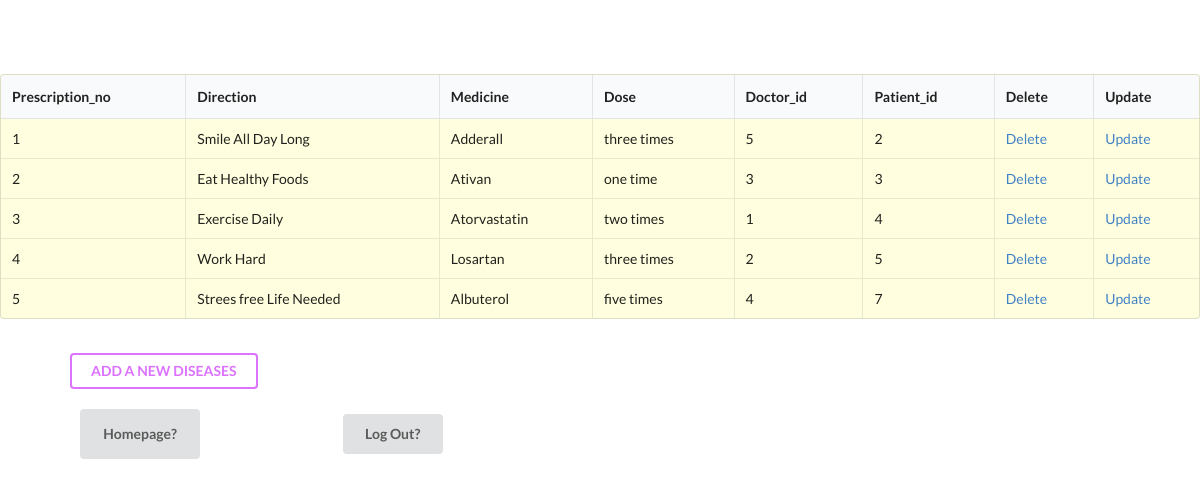
The app's page /opms_final/prescription_read.php with its own data.
### tables this page shows
CREATE TABLE `prescription` (
  `Prescription_no` int(11) NOT NULL,
  `Direction` varchar(1000) NOT NULL,
  `Medicine` varchar(100) NOT NULL,
  `Dose` varchar(100) NOT NULL,
  `Doctor_id` int(11) NOT NULL,
  `Patient_id` int(11) NOT NULL
);

### opms_final/prescription_read.php (the view, shortened to what this page needs)
<html>
<head>
    <link rel="stylesheet" href="https://cdnjs.cloudflare.com/ajax/libs/semantic-ui/2.4.1/semantic.min.css">
</head>
<body>
    <h1 style="text-align:center; color:white">PRESCRIPTION Information</h1>
<?php
	$connect = mysqli_connect( HOST, USER, PASS, DB )
		or die("Can not connect");
	$results = mysqli_query( $connect, "SELECT * FROM prescription" )
		or die("Can not execute query");
	echo "<table class='ui celled table' style='background-color:#FFFFE0'>\n";
	echo "<thead><tr><th>Prescription_no</th> <th>Direction</th> <th>Medicine</th> <th>Dose</th>  <th>Doctor_id</th> <th>Patient_id</th> <th>Delete</th> <th>Update</th></tr></thead><tbody> \n";
	while( $rows = mysqli_fetch_array( $results ) ) {
		extract( $rows );
		echo "<tr>";
		echo "<td> $Prescription_no </td>";
		echo "<td> $Direction </td>";
		echo "<td> $Medicine </td>";
        echo "<td> $Dose </td>";
		echo "<td> $Doctor_id </td>";
        echo "<td> $Patient_id </td>";
		echo "<td> <a href = 'prescription_delete.php?
        id=$Prescription_no'> Delete </a> </td>";
		echo "<td> <a href = 'prescription_update_input.php?id=$Prescription_no & dir=$Direction & me=$Medicine & d=$Dose & di=$Doctor_id & pi=$Patient_id'> Update </a> </td>";
		echo "</tr> \n";
	}
	echo "</tbody></table> \n";
	echo "<br><p style='margin: 0px 70px'><a href=prescription_input.php><button class='ui inverted purple button'>
  ADD A NEW DISEASES
</button></a></p>";
?>
    <br><a href="getin.php"><button style='margin: 0px 80px;height:50px; width:120px'class="ui Magenta button">Homepage?</button></a>
        <a href="logout.php"><button style='margin: 0px 60px;height:40px; width:100px' class='ui Lime button'>Log Out?</button></a>
</body>
</html>

### opms_final/prescription_read.php (style rules this page uses)
body { background-image: url('photo.jpg'); background-repeat: no-repeat; background-attachment: fixed; background-size: 100% 100%; }

### records on screen
prescription: Prescription_no "1", Direction "Smile All Day Long", Medicine "Adderall", Dose "three times", Doctor "5", Patient "2"
prescription: Prescription_no "2", Direction "Eat Healthy Foods", Medicine "Ativan", Dose "one time", Doctor "3", Patient "3"
prescription: Prescription_no "3", Direction "Exercise Daily", Medicine "Atorvastatin", Dose "two times", Doctor "1", Patient "4"
prescription: Prescription_no "4", Direction "Work Hard", Medicine "Losartan", Dose "three times", Doctor "2", Patient "5"
prescription: Prescription_no "5", Direction "Strees free Life Needed", Medicine "Albuterol", Dose "five times", Doctor "4", Patient "7"
